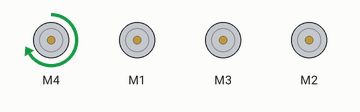
Bench run of a sketch on a simulated Arduino Uno, built with avr-gcc and run on an emulated ATmega328P. Parts: 4 × DC motor (green arrow = forward, orange = backward, longer = faster).

Above: at 0.5 s.
At 1.02 s:
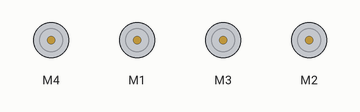
At 1.3 s:
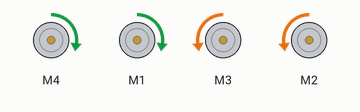
At 2.1 s:
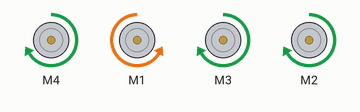
At 3.17 s:
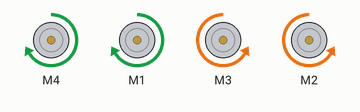
Timing chart, 0 to 3.7 s (numbered marks = the images above):
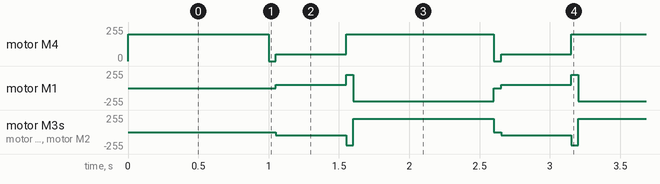

The sketch:

Motor_test.ino
```cpp
#include <AFMotor.h>
AF_DCMotor motorlu(4);
AF_DCMotor motorld(1);
AF_DCMotor motorrd(2);
AF_DCMotor motorru(3);

void setup() {
  // put your setup code here, to run once:
// turn on motor
    motorlu.setSpeed(200);
    motorld.setSpeed(200);
    motorru.setSpeed(200);
    motorrd.setSpeed(200);
    motorlu.run(RELEASE);
    motorld.run(RELEASE);
    motorru.run(RELEASE);
    motorrd.run(RELEASE);
}
void right() {
  motorlu.setSpeed(50);
  motorld.setSpeed(50);
  motorru.setSpeed(50);
  motorrd.setSpeed(50);
  motorlu.run(FORWARD);
  motorld.run(FORWARD);
  motorrd.run(BACKWARD);
  motorru.run(BACKWARD);
}

void left() {
  motorlu.setSpeed(200);
  motorld.setSpeed(200);
  motorru.setSpeed(200);
  motorrd.setSpeed(200);
  motorlu.run(BACKWARD);
  motorld.run(BACKWARD);
  motorrd.run(FORWARD);
  motorru.run(FORWARD);
}

 void stap() {
  motorlu.setSpeed(200);
  motorld.setSpeed(200);
  motorru.setSpeed(200);
  motorrd.setSpeed(200);
  motorlu.run(RELEASE);
  motorld.run(RELEASE);
  motorru.run(RELEASE);
  motorrd.run(RELEASE);
}

void forward() {
  motorlu.setSpeed(200);
  motorld.setSpeed(200);
  motorru.setSpeed(200);
  motorrd.setSpeed(200);
  motorlu.run(FORWARD);
  motorlu.run(FORWARD);
  motorlu.run(FORWARD);
  motorlu.run(FORWARD);
}

void loop() {
  // put your main code here, to run repeatedly:
 forward();
 delay(1000);
 stap();
 delay(50);
 right();
 delay(500);
 forward();
 delay(50);
 left();
}
```

Measured:
- by itself, motor M4: repeats every 1.6 s: stopped 0.05 s, forward 50/255 0.50 s, forward 200/255 1.1 s
- by itself, motor M1: repeats every 1.6 s: forward 200/255 0.05 s, backward 200/255 1.0 s, stopped 0.05 s, forward 50/255 0.50 s
- by itself, motor M3, motor M2: repeats every 1.6 s: backward 200/255 0.05 s, forward 200/255 1.0 s, stopped 0.05 s, backward 50/255 0.50 s
